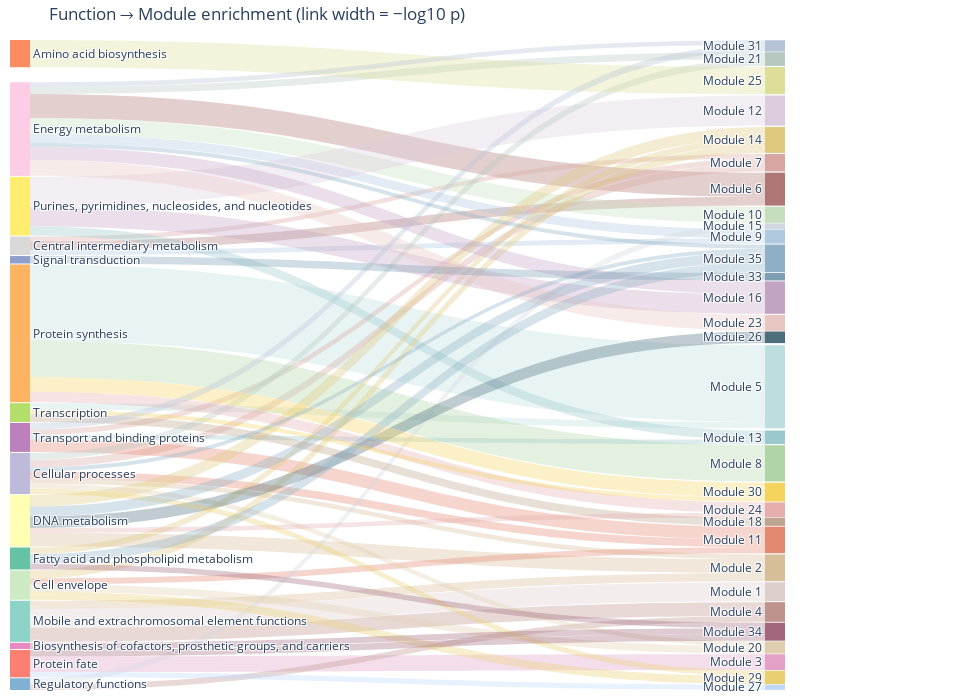

The notebook cell saved with this chart:
### Code cell
# --- Sankey with function gaps & colors, gapless right color bar, PDF export ---

# pip install -U plotly kaleido matplotlib
import re, numpy as np, pandas as pd, plotly.graph_objects as go
from collections.abc import Sequence
try:
    import plotly.express as px
except Exception:
    px = None
try:
    from matplotlib.colors import to_rgb as mpl_to_rgb
except Exception:
    mpl_to_rgb = None

# Inputs in memory:
#   enrich : wide DataFrame of p-values (rows=function terms, cols like 'Module_31' or 'Module 31')
enrich=all_results
#   cols   : module labels in your heatmap order (e.g., ['Module 31','Module 21',...])
#   mod_color_map : {module_id: color} (hex, rgb/rgba, named, or tuple 0..1/0..255)

def parse_modnum(label):
    m = re.search(r'(\d+)$', str(label))
    if not m: raise ValueError(f"Cannot parse module number from: {label}")
    return int(m.group(1))

def color_to_css(c, alpha=1.0):
    """Return 'rgba(r,g,b,a)' from hex/rgb(a)/named/(r,g,b)0..1/0..255."""
    if isinstance(c, str):
        s = c.strip(); low = s.lower()
        if low.startswith("rgba(") or low.startswith("rgb("):
            return s
        if s.startswith("#"):
            h = s.lstrip("#"); 
            if len(h)==3: h="".join(ch*2 for ch in h)
            r=int(h[0:2],16); g=int(h[2:4],16); b=int(h[4:6],16)
            return f"rgba({r},{g},{b},{alpha})"
        if mpl_to_rgb is not None:
            r,g,b = mpl_to_rgb(s)
            return f"rgba({int(round(r*255))},{int(round(g*255))},{int(round(b*255))},{alpha})"
        raise ValueError(f"Unrecognized color string: {c}")
    if isinstance(c, Sequence) and (3 <= len(c) <= 4):
        r,g,b = c[0],c[1],c[2]
        if max(r,g,b) <= 1.0: r,g,b = int(round(r*255)), int(round(g*255)), int(round(b*255))
        else: r,g,b = int(round(r)), int(round(g)), int(round(b))
        return f"rgba({r},{g},{b},{alpha})"
    raise TypeError(f"Unsupported color type: {type(c)}")

# 1) Module order & color map normalization
module_order = [parse_modnum(c) for c in cols]
if not all(isinstance(k, int) for k in mod_color_map.keys()):
    mod_color_map = {parse_modnum(k): v for k, v in mod_color_map.items()}

# 2) Long-format enrichment with numeric module id
enrich_long = (enrich.reset_index().rename(columns={'index':'term'})
                        .melt(id_vars='term', var_name='module_col', value_name='p'))
enrich_long['module'] = enrich_long['module_col'].str.extract(r'(\d+)$').astype(int)
enrich_long = enrich_long[enrich_long['module'].isin(module_order)].copy()

# 3) Filter & link size = −log10(p)
p_thresh = 0.05
enrich_long['p'] = (enrich_long['p']
                    .replace([np.inf,-np.inf], np.nan)
                    .clip(lower=np.finfo(float).tiny, upper=1.0))
enrich_long = enrich_long.dropna(subset=['p'])
enrich_long['value'] = -np.log10(enrich_long['p'])
enrich_long = enrich_long.loc[enrich_long['p'] <= p_thresh]

# Limit clutter: top N terms per module
top_n_per_module = 5
enrich_long = (enrich_long.sort_values(['module','p','value'], ascending=[True, True, False])
                           .groupby('module', group_keys=False).head(top_n_per_module))

# 4) Build node lists
funcs = list(pd.Index(enrich_long['term']).unique())
mods  = [m for m in module_order if m in set(enrich_long['module'])]

func_index = {f:i for i,f in enumerate(funcs)}
mod_index  = {m:i+len(funcs) for i,m in enumerate(mods)}

# 4a) Function colors: distinct palette
if px is not None:
    pal = px.colors.qualitative.Set3 + px.colors.qualitative.Set2 + px.colors.qualitative.Plotly
else:
    # fallback hex list
    pal = ['#8DD3C7','#FFFFB3','#BEBADA','#FB8072','#80B1D3','#FDB462','#B3DE69',
           '#FCCDE5','#D9D9D9','#BC80BD','#CCEBC5','#FFED6F',
           '#1f77b4','#ff7f0e','#2ca02c','#d62728','#9467bd','#8c564b']
func_color_map = {f: pal[i % len(pal)] for i,f in enumerate(funcs)}

node_labels = funcs + [f"Module {m}" for m in mods]
# Left column: function colors; right column: transparent nodes (we’ll draw a custom gapless bar)
#node_colors = [color_to_css(func_color_map[f], 1.0) for f in funcs] + ["rgba(0,0,0,0)"]*len(mods)
# colors: left = distinct function colors; right = your module colors (VISIBLE)
node_colors = (
    [color_to_css(func_color_map[f], 1.0) for f in funcs] +
    [color_to_css(mod_color_map[m], 1.0) for m in mods]
)
# 4b) Positions — make **visible gaps** between functions on the left
# Use many evenly spaced centers; small thickness ensures gaps are obvious.
node_x_left, node_x_right = 0.0, 0.9
node_x = [node_x_left]*len(funcs) + [node_x_right]*len(mods)

# space functions with gaps:
if len(funcs) <= 1:
    func_y = [0.5]
else:
    # shrink the used vertical range to create larger visible gaps
    # e.g., leave 20% headroom; increase 'gap_scale' (<1 = more compact nodes = bigger gaps)
    gap_scale = 0.75
    ys = np.linspace(0.05, 0.95, num=len(funcs))
    mid = 0.5
    func_y = (mid + (ys - mid)*gap_scale).tolist()

# For modules, stack by total flow (so bar segments are proportional), then align centers
tot_by_mod = enrich_long.groupby('module')['value'].sum().reindex(mods).fillna(0.0)
frac = (tot_by_mod / tot_by_mod.sum()).values if tot_by_mod.sum() > 0 else np.repeat(1.0/len(mods), len(mods))
cum = np.cumsum(np.concatenate([[0], frac]))
mod_y = [ (cum[i] + cum[i+1])/2.0 for i in range(len(frac)) ]

node_y = func_y + mod_y

# 5) Links (function → module); keep link colors by module to match right bar
sources, targets, values, link_colors = [], [], [], []
for _, r in enrich_long.iterrows():
    f, m = r['term'], int(r['module'])
    if f in func_index and m in mod_index:
        sources.append(func_index[f])
        targets.append(mod_index[m])
        values.append(float(r['value']))
        link_colors.append(color_to_css(mod_color_map[m], 0.35))

if not values:
    raise ValueError("No significant pairs after filtering. Increase p_thresh or top_n_per_module.")

# 6) Sankey (use pad to enhance left-column gaps; right nodes transparent anyway)
fig = go.Figure(data=[go.Sankey(
    arrangement="fixed",
    node=dict(
        pad=1,                # <-- adds visible gaps between nodes in a column
        thickness=20,          # thinner nodes -> gaps look larger
        line=dict(color="rgba(0,0,0,0)", width=0),
        label=node_labels,
        color=node_colors,
        x=node_x, y=node_y
    ),
    link=dict(source=sources, target=targets, value=values, color=link_colors),
    domain=dict(x=[0.0, 1.0], y=[0.0, 1.0])
)])

fig.update_layout(
    title="Function → Module enrichment (link width = −log10 p)",
    font=dict(size=12),
    margin=dict(l=10, r=120, t=40, b=10),
    width=980, height=700
)

# 8) Show & Save to PDF (vector)
fig.show()

### Figure 1 — Plotly figure (JSON) as saved in the notebook; plotly's stock layout.template omitted (floating-point values rounded to 4 significant figures)
{"data": [{"arrangement": "fixed", "domain": {"x": [0, 1], "y": [0, 1]}, "link": {"color": ["rgba(220,206,203,0.35)", "rgba(214,190,152,0.35)", "rgba(214,190,152,0.35)", "rgba(214,190,152,0.35)", "rgba(227,161,200,0.35)", "rgba(190,147,141,0.35)", "rgba(190,147,141,0.35)", "rgba(189,222,222,0.35)", "rgba(189,222,222,0.35)", "rgba(174,118,116,0.35)", "rgba(174,118,116,0.35)", "rgba(215,166,162,0.35)", "rgba(215,166,162,0.35)", "rgba(215,166,162,0.35)", "rgba(177,212,167,0.35)", "rgba(175,200,222,0.35)", "rgba(175,200,222,0.35)", "rgba(199,222,190,0.35)", "rgba(227,136,113,0.35)", "rgba(227,136,113,0.35)", "rgba(227,136,113,0.35)", "rgba(221,204,222,0.35)", "rgba(154,201,204,0.35)", "rgba(154,201,204,0.35)", "rgba(223,201,127,0.35)", "rgba(223,201,127,0.35)", "rgba(223,201,127,0.35)", "rgba(210,214,222,0.35)", "rgba(195,163,194,0.35)", "rgba(195,163,194,0.35)", "rgba(188,164,142,0.35)", "rgba(222,205,174,0.35)", "rgba(222,205,174,0.35)", "rgba(182,201,192,0.35)", "rgba(182,201,192,0.35)", "rgba(232,199,195,0.35)", "rgba(228,174,174,0.35)", "rgba(228,174,174,0.35)", "rgba(220,222,153,0.35)", "rgba(76,110,125,0.35)", "rgba(189,216,252,0.35)", "rgba(232,207,114,0.35)", "rgba(232,207,114,0.35)", "rgba(244,211,94,0.35)", "rgba(244,211,94,0.35)", "rgba(181,195,215,0.35)", "rgba(181,195,215,0.35)", "rgba(123,158,177,0.35)", "rgba(162,103,124,0.35)", "rgba(162,103,124,0.35)", "rgba(162,103,124,0.35)", "rgba(142,175,196,0.35)", "rgba(142,175,196,0.35)", "rgba(142,175,196,0.35)", "rgba(142,175,196,0.35)"], "source": [0, 1, 0, 2, 3, 0, 4, 5, 6, 7, 8, 2, 9, 8, 5, 7, 8, 7, 9, 2, 10, 11, 11, 9, 1, 10, 12, 4, 11, 7, 6, 10, 2, 7, 2, 7, 5, 1, 13, 1, 3, 10, 2, 5, 6, 9, 7, 14, 3, 15, 12, 1, 12, 7, 2], "target": [39, 38, 38, 38, 43, 40, 40, 31, 31, 22, 22, 21, 21, 21, 33, 25, 25, 23, 37, 37, 37, 19, 32, 32, 20, 20, 20, 24, 28, 28, 36, 42, 42, 17, 17, 29, 35, 35, 18, 30, 45, 44, 44, 34, 34, 16, 16, 27, 41, 41, 41, 26, 26, 26, 26], "value": [6.807, 4.976, 2.969, 1.656, 5.651, 4.967, 2.097, 27.5, 2.321, 8.655, 3.158, 2.734, 1.891, 1.679, 13.01, 3.189, 1.823, 5.778, 4.58, 2.849, 2.133, 10.81, 3.279, 1.561, 4.12, 2.815, 2.402, 2.097, 6.977, 4.642, 2.823, 2.659, 1.725, 2.495, 2.444, 5.729, 3.73, 1.654, 9.779, 4.158, 1.872, 2.908, 1.957, 5.206, 1.575, 2.384, 1.69, 2.669, 2.298, 2.206, 1.95, 3.597, 3.526, 1.427, 1.382]}, "node": {"color": ["rgb(141,211,199)", "rgb(255,255,179)", "rgb(190,186,218)", "rgb(251,128,114)", "rgb(128,177,211)", "rgb(253,180,98)", "rgb(179,222,105)", "rgb(252,205,229)", "rgb(217,217,217)", "rgb(188,128,189)", "rgb(204,235,197)", "rgb(255,237,111)", "rgb(102,194,165)", "rgb(252,141,98)", "rgb(141,160,203)", "rgb(231,138,195)", "rgba(181,195,215,1.0)", "rgba(182,201,192,1.0)", "rgba(220,222,153,1.0)", "rgba(221,204,222,1.0)", "rgba(223,201,127,1.0)", "rgba(215,166,162,1.0)", "rgba(174,118,116,1.0)", "rgba(199,222,190,1.0)", "rgba(210,214,222,1.0)", "rgba(175,200,222,1.0)", "rgba(142,175,196,1.0)", "rgba(123,158,177,1.0)", "rgba(195,163,194,1.0)", "rgba(232,199,195,1.0)", "rgba(76,110,125,1.0)", "rgba(189,222,222,1.0)", "rgba(154,201,204,1.0)", "rgba(177,212,167,1.0)", "rgba(244,211,94,1.0)", "rgba(228,174,174,1.0)", "rgba(188,164,142,1.0)", "rgba(227,136,113,1.0)", "rgba(214,190,152,1.0)", "rgba(220,206,203,1.0)", "rgba(190,147,141,1.0)", "rgba(162,103,124,1.0)", "rgba(222,205,174,1.0)", "rgba(227,161,200,1.0)", "rgba(232,207,114,1.0)", "rgba(189,216,252,1.0)"], "label": ["Mobile and extrachromosomal element functions", "DNA metabolism", "Cellular processes", "Protein fate", "Regulatory functions", "Protein synthesis", "Transcription", "Energy metabolism", "Central intermediary metabolism", "Transport and binding proteins", "Cell envelope", "Purines, pyrimidines, nucleosides, and nucleotides", "Fatty acid and phospholipid metabolism", "Amino acid biosynthesis", "Signal transduction", "Biosynthesis of cofactors, prosthetic groups, and carriers", "Module 31", "Module 21", "Module 25", "Module 12", "Module 14", "Module 7", "Module 6", "Module 10", "Module 15", "Module 9", "Module 35", "Module 33", "Module 16", "Module 23", "Module 26", "Module 5", "Module 13", "Module 8", "Module 30", "Module 24", "Module 18", "Module 11", "Module 2", "Module 1", "Module 4", "Module 34", "Module 20", "Module 3", "Module 29", "Module 27"], "line": {"color": "rgba(0,0,0,0)", "width": 0}, "pad": 1, "thickness": 20, "x": [0, 0, 0, 0, 0, 0, 0, 0, 0, 0, 0, 0, 0, 0, 0, 0, 0.9, 0.9, 0.9, 0.9, 0.9, 0.9, 0.9, 0.9, 0.9, 0.9, 0.9, 0.9, 0.9, 0.9, 0.9, 0.9, 0.9, 0.9, 0.9, 0.9, 0.9, 0.9, 0.9, 0.9, 0.9, 0.9, 0.9, 0.9, 0.9, 0.9], "y": [0.1625, 0.2075, 0.2525, 0.2975, 0.3425, 0.3875, 0.4325, 0.4775, 0.5225, 0.5675, 0.6125, 0.6575, 0.7025, 0.7475, 0.7925, 0.8375, 0.009136, 0.02935, 0.06235, 0.1085, 0.1537, 0.1888, 0.2294, 0.2689, 0.2865, 0.3025, 0.336, 0.3642, 0.3963, 0.4352, 0.4574, 0.5335, 0.6113, 0.6513, 0.6957, 0.7229, 0.7413, 0.7691, 0.8121, 0.8489, 0.88, 0.9103, 0.9346, 0.9571, 0.9807, 0.9958]}, "type": "sankey"}], "layout": {"font": {"size": 12}, "height": 700, "margin": {"b": 10, "l": 10, "r": 120, "t": 40}, "title": {"text": "Function → Module enrichment (link width = −log10 p)"}, "width": 980}}
